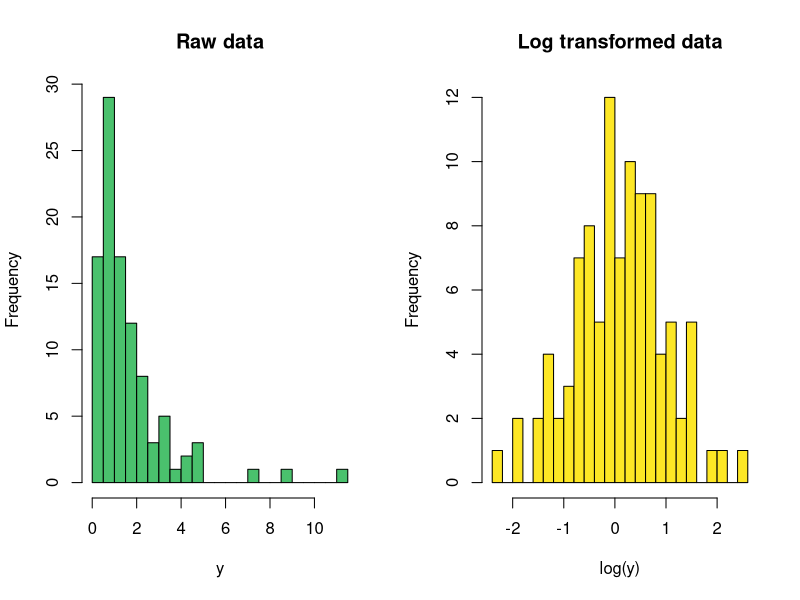
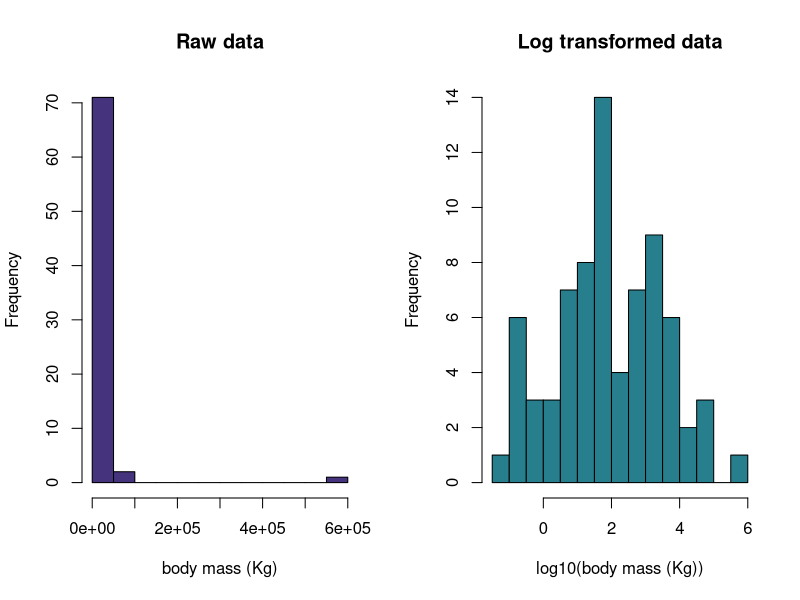
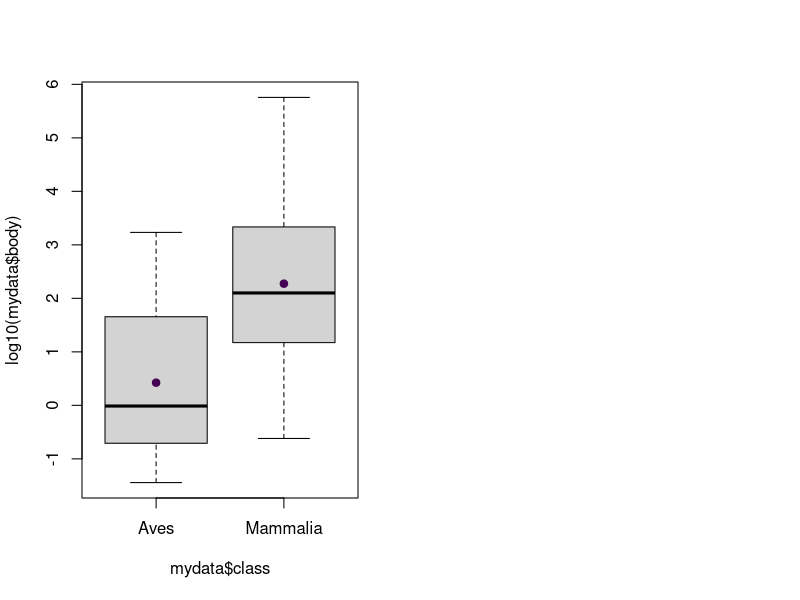

The R source for these figures, in order:
## ---- chunk 1
# set some global knitr build options, notably the default figure size
knitr::opts_chunk$set(collapse = TRUE, comment = "#>", 
                      fig.width = 5, fig.height = 5)
## ---- chunk 2

# Start off with some house-keeping and set-up.

# set the seed so I get the same random numbers each time this is run
set.seed(1)

# load the viridis package for pretty and accessible colours especially for those with 
# colour blindness.
library(viridis)

# Here I create a palette of 8 colours from the viridis spectrum. I can then access these colours
# within plotting commands by e.g. plot(0,0, col = 1), or plot(0,0, col = 4) or plot(0,0, col = 8).
# This palette is also useful as it will print clearly in greyscale without any extra effort.
# see vignette for viridis for more details.
palette(viridis(8))

## ---- chunk 3

# create some random numbers from a log-normal distribution
y <- rlnorm(100, meanlog = 0, sdlog = 1)

# create a 1x2 panel plotting window
par(mfrow=c(1,2))

# histogram of the raw data
hist(y, 30, main = "Raw data", col = 6)

# histogram of the log transformed data
hist(log(y), 30, main = "Log transformed data", col = 8)

## ---- chunk 4

# read in the data
mydata <- read.csv("brain-data.csv", header = T )

# Im going to conver to kilograms so we get some numbers less than 1 for this example
mydata$brain <- mydata$brain / 100
mydata$body <- mydata$body / 100

# plot the raw and log transformed data

# create a 1x2 panel plotting window
par(mfrow=c(1,2))

# histogram of the raw data with grams converted to kg
hist(mydata$body, 20, main = "Raw data", col = 2, xlab="body mass (Kg)")

# histogram of the log transformed data with grams converted to kg
hist(log10(mydata$body), 20, main = "Log transformed data", col = 4, xlab = "log10(body mass (Kg))")

## ---- chunk 5

# boxplot to see how the birds and mammals compare
boxplot(log10(mydata$body) ~ mydata$class)

# calculate the means
mu <- tapply(log10(mydata$body), mydata$class, mean)

# add this to the graph (for hoots)
points(1:2, mu, pch = 19, col = 1)

